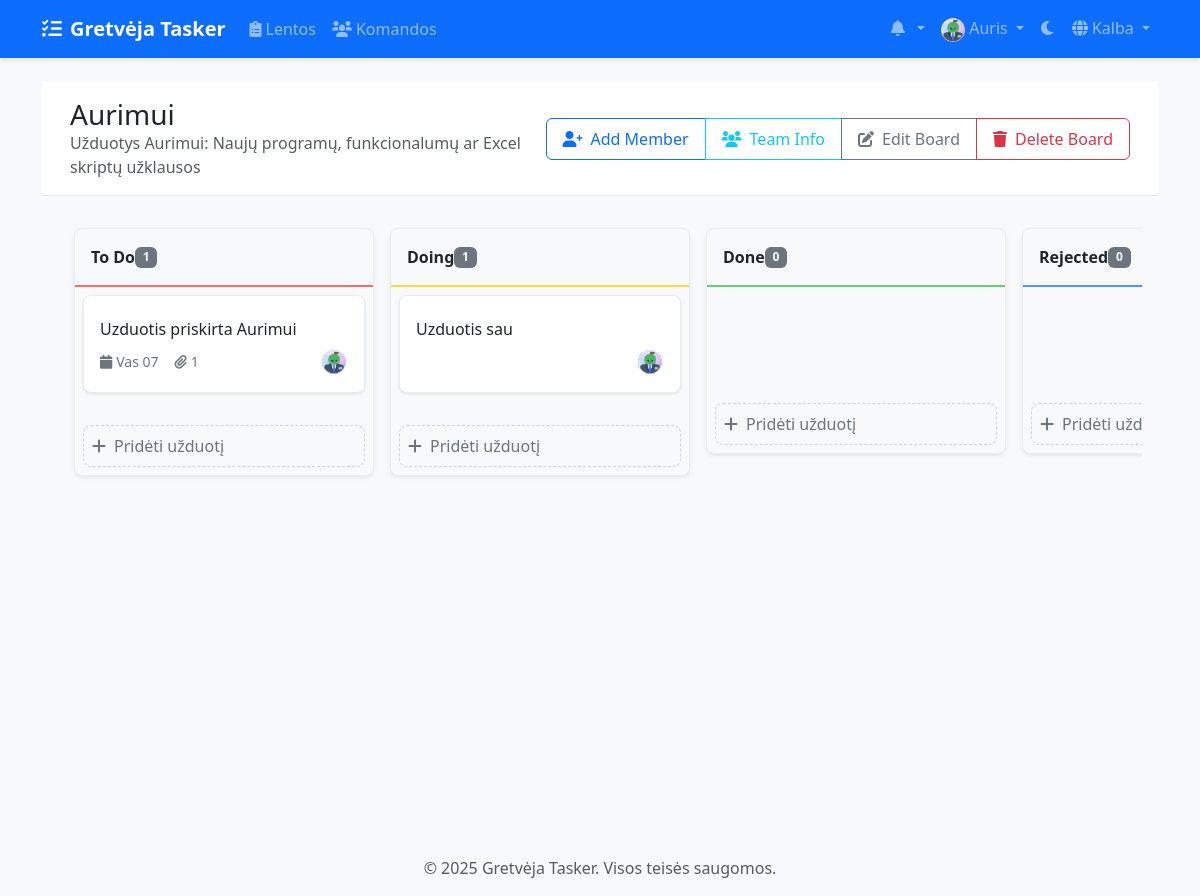
/lt/boards/2/ (signed in), run on an earlier commit of the app's database.
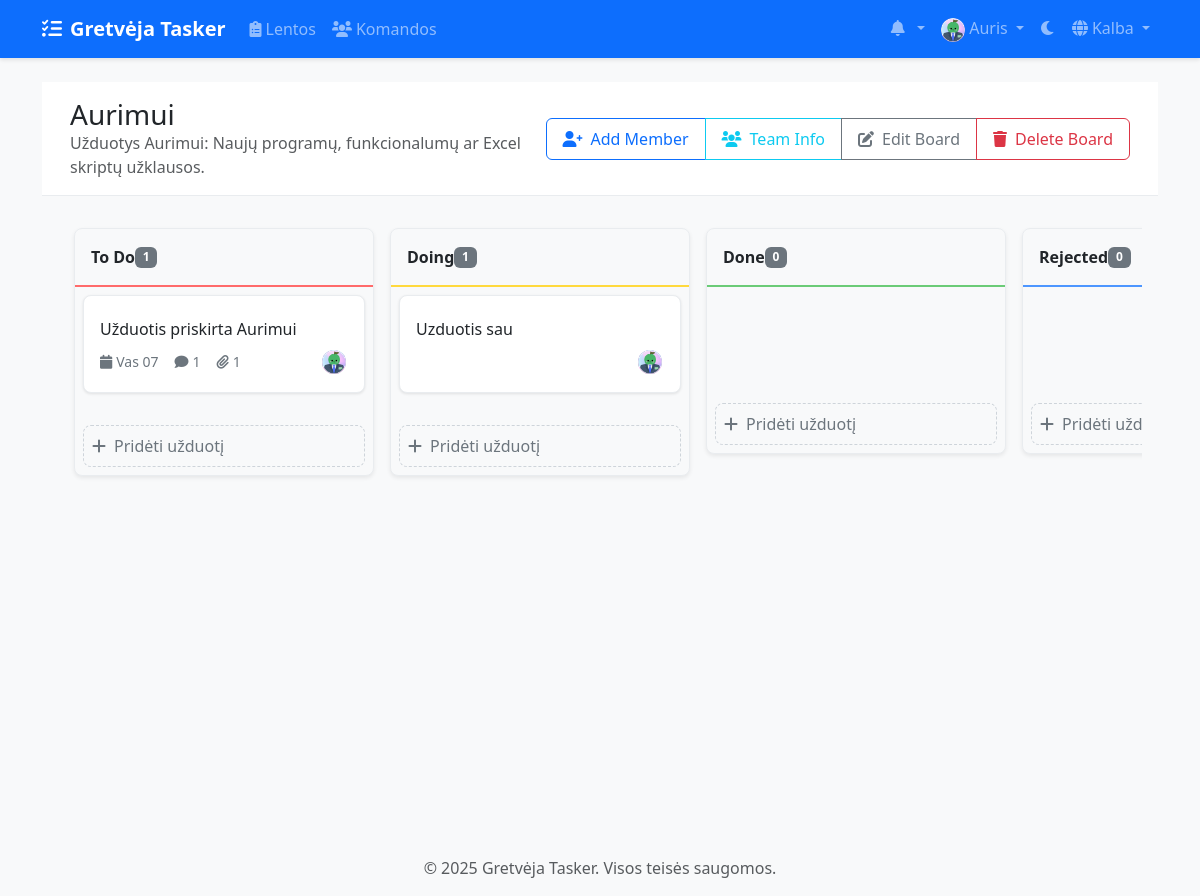
And on a later commit of the database.
### boards/models.py (models this page shows, shortened)
class Board(models.Model):
    title = models.CharField(max_length=200)
    description = models.TextField(blank=True)
    created_at = models.DateTimeField(auto_now_add=True)
    updated_at = models.DateTimeField(auto_now=True)
    owner = models.ForeignKey(
        settings.AUTH_USER_MODEL,
        on_delete=models.CASCADE,
        related_name='owned_boards'
    )
    team = models.ForeignKey(
        Team,
        on_delete=models.CASCADE,
        related_name='boards',
        null=True,
        blank=True
    )

class Task(models.Model):
    PRIORITY_CHOICES = [
        ('low', 'Low'),
        ('medium', 'Medium'),
        ('high', 'High'),
    ]
    title = models.CharField(max_length=200)
    description = models.TextField(blank=True)
    column = models.ForeignKey(Column, on_delete=models.CASCADE, related_name='tasks')
    created_by = models.ForeignKey(
        settings.AUTH_USER_MODEL,
        on_delete=models.CASCADE,
        related_name='created_tasks'
    )
    assigned_to = models.ForeignKey(
        settings.AUTH_USER_MODEL,
        on_delete=models.SET_NULL,
        null=True,
        blank=True,
        related_name='assigned_tasks'
    )
    created_at = models.DateTimeField(auto_now_add=True)
    updated_at = models.DateTimeField(auto_now=True)
    due_date = models.DateTimeField(null=True, blank=True)
    priority = models.CharField(
        max_length=10,
        choices=PRIORITY_CHOICES,
        default='medium'
    )
    position = models.PositiveIntegerField()
    labels = models.ManyToManyField('Label', blank=True)
    class Meta:
        ordering = ['position']

### accounts/models.py (models this page shows, shortened)
class CustomUser(AbstractUser):
    email = models.EmailField(_('email address'), unique=True)
    avatar = models.ImageField(upload_to='avatars/', null=True, blank=True)
    bio = models.TextField(max_length=500, blank=True)
    theme_preference = models.CharField(
        max_length=10,
        choices=[('light', 'Light'), ('dark', 'Dark')],
        default='light'
    )
    notification_preferences = models.JSONField(
        default=dict,
        help_text=_('User notification preferences')
    )
    class Meta:
        verbose_name = _('user')
        verbose_name_plural = _('users')

### boards/views/board_views.py (the view)
# urls.py: path('<int:board_id>/', views.board_detail, name='board_detail'),
@login_required
def board_detail(request, board_id):
    board = get_object_or_404(Board, id=board_id)
    if not can_view_board(request.user, board):
        messages.error(request, "You don't have access to this board.")
        return redirect('boards:board_list')
    stats = BoardService.get_board_stats(board)
    users = BoardService.get_board_members(board)
    is_team_admin = False
    pending_invitations = None
    if board.team:
        is_team_admin = board.team.teammembership_set.filter(
            user=request.user,
            role='admin'
        ).exists()
        if is_team_admin:
            pending_invitations = board.team.invitations.filter(status='pending')
    return render(request, 'boards/board_detail.html', {
        'board': board,
        'progress': stats['progress'],
        'users': users,
        'is_admin': is_team_admin,
        'pending_invitations': pending_invitations,
        'is_team_member': board.team and request.user in board.team.members.all()
    })

### boards/permissions.py (called while the page is built)
def can_view_board(user, board):
    return (board.owner == user or
            (board.team and user in board.team.members.all()))

### boards/services/board_service.py (called while the page is built)
    @staticmethod
    def get_board_stats(board):
        total_tasks = board.columns.aggregate(
            total=Count('tasks')
        )['total']
        completed_tasks = board.columns.filter(
            type='done'
        ).aggregate(
            done=Count('tasks')
        )['done']
        progress = int((completed_tasks / total_tasks * 100) if total_tasks > 0 else 0)
        return {
            'total_tasks': total_tasks,
            'completed_tasks': completed_tasks,
            'progress': progress
        }

    @staticmethod
    def get_board_members(board):
        if board.team:
            return board.team.members.filter(is_active=True)
        return board.owner._meta.model.objects.filter(
            id__in=[board.owner.id]
        )

### templates/boards/board_detail.html (shortened to what the changed rows need)
{% extends 'base.html' %}
{% load static %}
{% load i18n %}
{% block content %}
<div class="board-header">
    <div class="container-fluid">
        <div class="row align-items-center">
            <div class="col">
                <h1 class="h3 mb-0">{{ board.title }}</h1>
                {% if board.description %}
                    <p class="text-muted mb-0">{{ board.description }}</p>
                {% endif %}
            </div>
        </div>
    </div>
</div>
<div class="kanban-container">
    <div class="column-container">
        {% for column in board.columns.all %}
            <div class="kanban-column">
                <div class="column-header {{ column.type }}" data-column-id="{{ column.id }}">
                    <div class="d-flex justify-content-between align-items-center">
                        <span>{{ column.title }}</span>
                        <span class="badge bg-secondary">{{ column.tasks.count }}</span>
                    </div>
                </div>
                <div class="task-list" data-column-id="{{ column.id }}">
                    {% for task in column.tasks.all %}
                        <div class="task" id="task-{{ task.id }}" draggable="true" data-task-id="{{ task.id }}">
                            <h6 class="mb-2">
                                <a href="{% url 'boards:task_detail' task_id=task.id %}" class="text-decoration-none text-reset">
                                    {{ task.title }}
                                </a>
                            </h6>
                            <div class="task-meta">
                                {% if task.due_date %}
                                    <span><i class="fas fa-calendar"></i>{{ task.due_date|date:"M d" }}</span>
                                {% endif %}
                                {% if task.comments.exists %}
                                    <span><i class="fas fa-comment"></i>{{ task.comments.count }}</span>
                                {% endif %}
                                {% if task.attachments.exists %}
                                    <span><i class="fas fa-paperclip"></i>{{ task.attachments.count }}</span>
                                {% endif %}
                                {% if task.assigned_to %}
                                    <div class="member-avatar ms-auto" title="{{ task.assigned_to.get_full_name|default:task.assigned_to.username }}">
                                        {% if task.assigned_to.avatar %}
                                            <img src="{{ task.assigned_to.avatar.url }}" alt="{{ task.assigned_to.username }}" class="img-fluid">
                                        {% else %}
                                            <div class="w-100 h-100 d-flex align-items-center justify-content-center bg-primary text-white">
                                                {{ task.assigned_to.username|make_list|first|upper }}
                                            </div>
                                        {% endif %}
                                    </div>
                                {% endif %}
                            </div>
                        </div>
                    {% endfor %}
                </div>
                <div class="p-2">
                    <button type="button" class="add-task-btn" data-bs-toggle="modal" data-bs-target="#createTaskModal" data-column-id="{{ column.id }}">
                        <i class="fas fa-plus me-2"></i>{% trans "Add Task" %}
                    </button>
                </div>
            </div>
        {% endfor %}
    </div>
</div>
{% endblock %}

What changed in the data, as far as the page shows it:
changed Board "Aurimui": description "Užduotys Aurimui: Naujų programų, funkcionalumų ar Excel skriptų užklausos" → "Užduotys Aurimui: Naujų programų, funkcionalumų ar Excel skriptų užklausos."
changed Task "Vas 07": title "Uzduotis priskirta Aurimui" → "Užduotis priskirta Aurimui"; comments.count (not shown) → "1"
